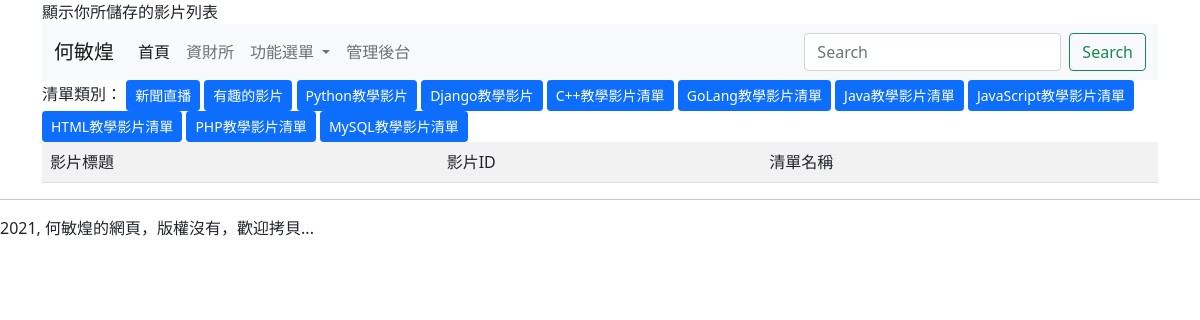
Page /playlist/3/ on the committed database.
### mysite/models.py (models this page shows, shortened)
class MyList(models.Model):
	name = models.CharField(max_length=100)
	created = models.DateTimeField(default=timezone.now)

### mysite/views.py (the view)
# urls.py: path('playlist/<int:id>/', views.playlist),
def playlist(request, id=0):
	mylist = MyList.objects.all()
	try:
		target_list = MyList.objects.get(id=id)
	except:
		pass
	if id == 0:
		tvlist = TVList.objects.all()
	else:
		tvlist = TVList.objects.filter(mylist=target_list)
	return render(request, "playlist.html", locals())

### templates/playlist.html (shortened to what this page needs)
{% extends "base.html" %}
{% block headmessage %} 顯示你所儲存的影片列表 {% endblock %}
{% block content %}
	清單類別：
	{% for lst in mylist %}
	<a class="btn btn-primary btn-sm" href="/playlist/{{lst.id}}/">{{lst.name}}</a>
	{% endfor %}
	<br>
	<table class="table table-striped">
		<tr><td>影片標題</td><td>影片ID</td><td>清單名稱</td></tr>
	</table>
{% endblock %}

### rows in the picture
MyList: name "新聞直播"
MyList: name "有趣的影片"
MyList: name "Python教學影片"
MyList: name "Django教學影片"
MyList: name "C++教學影片清單"
MyList: name "GoLang教學影片清單"
MyList: name "Java教學影片清單"
MyList: name "JavaScript教學影片清單"
MyList: name "HTML教學影片清單"
MyList: name "PHP教學影片清單"
MyList: name "MySQL教學影片清單"
